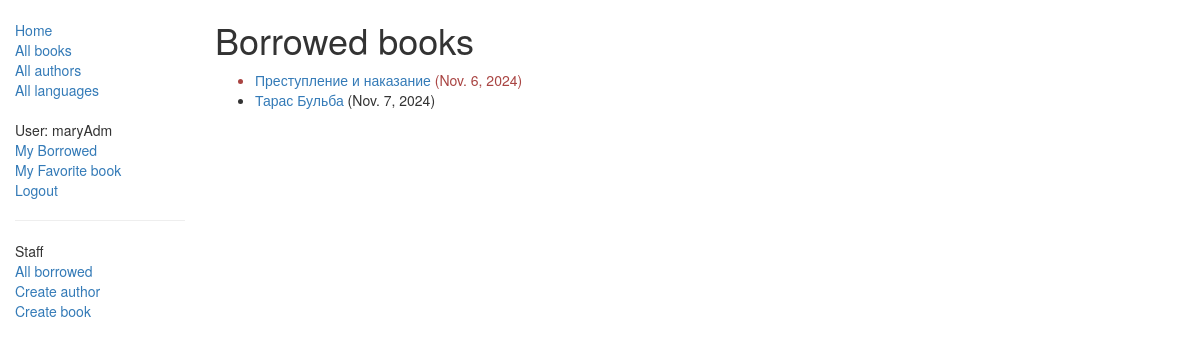
The app's page /catalog/mybooks/ (signed in) with its own data.
### catalog/models.py (models this page shows, shortened)
class BookInstance(models.Model):
    id = models.UUIDField(primary_key=True, default=uuid.uuid4, help_text='Unique ID for this particular book across whole library')
    book = models.ForeignKey('Book', on_delete=models.SET_NULL, null=True)
    imprint = models.CharField(max_length=200)
    due_back = models.DateField(null=True, blank=True)
    borrower = models.ForeignKey(User, on_delete=models.SET_NULL, null=True, blank=True)
    @property
    def is_overdue(self):
        if self.due_back and date.today() > self.due_back:
            return True
        return False
    LOAN_STATUS = (
        ('m', 'Maintenance'),
        ('o', 'On loan'),
        ('a', 'Available'),
        ('r', 'Reserved'),
    )
    status = models.CharField(max_length=1, choices=LOAN_STATUS, blank=True, default='m', help_text='Book availbility')
    class Meta:
        ordering = ["due_back"]
        permissions = (("can_mark_returned", "Set book as returned"),)

class Book(models.Model):
    title = models.CharField(max_length=200)
    author = models.ForeignKey('Author', on_delete=models.SET_NULL, null=True)
    summary = models.TextField(max_length=1000, help_text='Enter a brief description of the book')
    isbn = models.CharField('ISBN', max_length=13,help_text='13 Character <a href="https://www.isbn-international.org/content/what-isbn">ISBN number</a> ')
    genre = models.ManyToManyField(Genre, help_text='Select a genre for this book')
    language = models.ForeignKey('Language', on_delete=models.SET_NULL, null=True)
    class Meta:
        ordering = ['title', 'author']
    def display_genre(self):
        return ', '.join([genre.name for genre in self.genre.all()[:3]])
    display_genre.short_description = 'Genre'

### catalog/views.py (the view)
# urls.py: path('mybooks/', views.LoanedBooksByUserListView.as_view(), name='my-borrowed'),
class LoanedBooksByUserListView(LoginRequiredMixin, generic.ListView):
    model = BookInstance
    template_name = 'catalog/bookinstance_list_borrowed_user.html'
    paginate_by = 2
    def get_queryset(self):
        return BookInstance.objects.filter(borrower=self.request.user).filter(status__exact='o').order_by('due_back')

### catalog/templates/catalog/bookinstance_list_borrowed_user.html
{% extends "base_generic.html" %}
{% block content %}
    <h1>Borrowed books</h1>
    {% if bookinstance_list %}
    <ul>
      {% for bookinst in bookinstance_list %}
      <li class="{% if bookinst.is_overdue %}text-danger{% endif %}">
        <a href="{% url 'book-detail' bookinst.book.pk %}">{{bookinst.book.title}}</a> ({{ bookinst.due_back }})
      </li>
      {% endfor %}
    </ul>
    {% else %}
      <p>There are no books borrowed.</p>
    {% endif %}
{% endblock %}

### catalog/templates/base_generic.html (shortened to what this page needs)
<!doctype html>
<html lang="en">
  <head>
    <link
      rel="stylesheet"
      href="https://maxcdn.bootstrapcdn.com/bootstrap/3.3.7/css/bootstrap.min.css" />
    {% load static %}
  </head>
  <body>
    <div class="container-fluid">
      <div class="row">
        <div class="col-sm-2">
          {% block sidebar %}
            <ul class="sidebar-nav">
              <li><a href="{% url 'index' %}">Home</a></li>
              <li><a href="{% url 'books' %}">All books</a></li>
              <li><a href="{% url 'authors' %}">All authors</a></li>
              <li><a href="{% url 'languages' %}">All languages</a></li>
            </ul>
            <ul class="sidebar-nav">
              {% if user.is_authenticated %}
               <li>User: {{ user.get_username }}</li>
                <li><a href="{% url 'my-borrowed' %}">My Borrowed</a></li>
                <li><a href="{% url 'set_favorite_book' %}">My Favorite book</a></li>
                  <a href="#" onclick="confirmLogout()">Logout</a>
              {% else %}
               <li><a href="{% url 'login'%}?next={{request.path}}">Login</a></li>
             {% endif %}
            </ul>
            {% if user.is_staff or user_is_librarian %}
            <hr>
              <ul class="sidebar-nav">
                <li>Staff</li>
                <li><a href="{% url 'all-borrowed' %}">All borrowed</a></li>
                {% if perms.catalog.add_author %}
                  <li><a href="{% url 'author-create' %}">Create author</a></li>
                {% endif %}
                {% if perms.catalog.add_book %}
                  <li><a href="{% url 'book-create' %}">Create book</a></li>
                {% endif %}
              </ul>
            {% endif %}
          {% endblock %}
        </div>
        <div class="col-sm-10 ">{% block content %}{% endblock %}
        </div>
      </div>
    </div>
  </body>
</html>

### catalog/templates/base_generic.html (style rules this page uses)
.sidebar-nav { margin-top: 20px; padding: 0; list-style: none; }

### records on screen
BookInstance: book "Преступление и наказание", due_back "Nov. 6, 2024"
BookInstance: book "Тарас Бульба", due_back "Nov. 7, 2024"

### other values on screen
{{ user.get_username }} "maryAdm"
